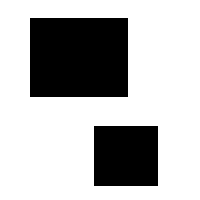
#> input picture box/box.0.bmp, 200 x 200 px
$ python HSPY.py   (Python 2 division)
#> lines starting #> are read from the running program, lines starting #| are printed output that depends on the picture; after the words box and inside, x2 and y2 are one past the last pixel; in counts of white or black regions, pixels touching at a corner belong together
import cv2
import numpy as np
from matplotlib import pyplot as plt
import time

FILTER = 7
count = 0

def HS(im1, im2, alpha, ite,):

	#set up initial velocities
	uInitial = np.zeros([im1.shape[0],im1.shape[1]])
	vInitial = np.zeros([im1.shape[0],im1.shape[1]])

	# Set initial value for the flow vectors
	u = uInitial
	v = vInitial

	# Estimate derivatives
	[fx, fy, ft] = computeDerivatives(im1, im2)

	# Averaging kernel
	kernel=np.matrix([[1/12, 1/6, 1/12],[1/6, 0, 1/6],[1/12, 1/6, 1/12]])

	print fx[100,100],fy[100,100],ft[100,100]

	# Iteration to reduce error
	for i in range(ite):
		# Compute local averages of the flow vectors
		uAvg = cv2.filter2D(u,-1,kernel)
		vAvg = cv2.filter2D(v,-1,kernel)

		uNumer = (fx.dot(uAvg) + fy.dot(vAvg) + ft).dot(ft)
		uDenom = alpha + fx**2 + fy**2
		u = uAvg - np.divide(uNumer,uDenom)

		# print np.linalg.norm(u)

		vNumer = (fx.dot(uAvg) + fy.dot(vAvg) + ft).dot(ft)
		vDenom = alpha + fx**2 + fy**2
		v = vAvg - np.divide(vNumer,vDenom)
	return (u,v)

def computeDerivatives(im1, im2):
	# build kernels for calculating derivatives
	kernelX = np.matrix([[-1,1],[-1,1]])*.25 #kernel for computing dx
	kernelY = np.matrix([[-1,-1],[1,1]])*.25 #kernel for computing dy
	kernelT = np.ones([2,2])*.25

	#apply the filter to every pixel using OpenCV's convolution function
	fx = cv2.filter2D(im1,-1,kernelX) + cv2.filter2D(im2,-1,kernelX)
	fy = cv2.filter2D(im1,-1,kernelY) + cv2.filter2D(im2,-1,kernelY)
	# ft = im2 - im1
	ft = cv2.filter2D(im2,-1,kernelT) + cv2.filter2D(im1,-1,-kernelT)
	return (fx,fy,ft)

def smoothImage(img,kernel):
	G = gaussFilter(kernel)
	smoothedImage=cv2.filter2D(img,-1,G)
	smoothedImage=cv2.filter2D(smoothedImage,-1,G.T)
	return smoothedImage

def gaussFilter(segma):
	kSize = 2*(segma*3)
	x = range(-kSize/2,kSize/2,1+1/kSize)
	x = np.array(x)
	G = (1/(2*np.pi)**.5*segma) * np.exp(-x**2/(2*segma**2))
	return G

def compareGraphs():
	plt.ion() #makes it so plots don't block code execution
	plt.imshow(imgNew,cmap = 'gray')
	# plt.scatter(POI[:,0,1],POI[:,0,0])
	for i in range(len(u)):
		if i%5 ==0:
			for j in range(len(u)):
				if j%5 == 0:
					plt.arrow(j,i,v[i,j]*.00001,u[i,j]*.00001, color = 'red')
				pass
		# print i
	# plt.arrow(POI[:,0,0],POI[:,0,1],0,-5)
	plt.show()

#upload images#
directory = 'box/box.'
# directory = 'office/office.'
# directory = 'rubic/rubic.'
# directory = 'sphere/sphere.'
fileName = directory + str(count) + '.bmp'
imgOld = cv2.imread(fileName,0)
#> imgOld: shape (200, 200); 71% white; 2 black regions, box (x1, y1, x2, y2) and area: (30, 18, 128, 97) 7742, (94, 126, 158, 186) 3840
# imgOld = cv2.GaussianBlur(imgOld,(FILTER,FILTER),1)
imgOld = smoothImage(imgOld,1)
#> in smoothImage, `smoothedImage=cv2.filter2D(img,-1,G)`:
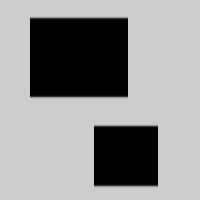
#> smoothedImage: shape (200, 200); min 0, max 205, mean 145.6
#> in smoothImage, `smoothedImage=cv2.filter2D(smoothedImage,-1,G.T)`:
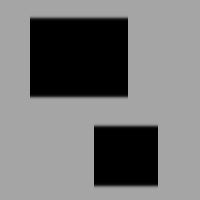
#> smoothedImage: shape (200, 200); min 0, max 165, mean 117.2

count += 1
imgNew = cv2.imread(fileName,0)
# imgNew = cv2.GaussianBlur(imgNew,(FILTER,FILTER),1)
imgNew = smoothImage(imgNew,1)


[u,v] = HS(imgOld, imgNew, 1, 100)
#> in computeDerivatives, `fy = cv2.filter2D(im1,-1,kernelY) + cv2.filter2D(im2,-1,kernelY)`:
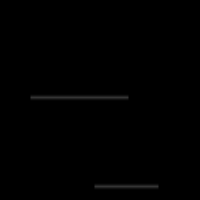
#> fy: shape (200, 200); min 0, max 52, mean 0.6
#| 0 4 162
#> the loop in HS, `for i in range(ite):` made 100 passes
#> pass 1, in HS, `uNumer = (fx.dot(uAvg) + fy.dot(vAvg) + ft).dot(ft)`:
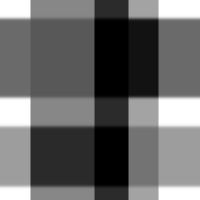
#> uNumer: shape (200, 200) float64; min 870621, max 5445000, mean 2746660.6; drawn with min black and max white
#> pass 1, in HS, `u = uAvg - np.divide(uNumer,uDenom)`:
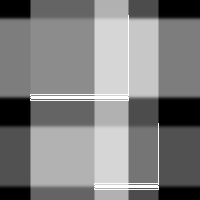
#> u: shape (200, 200) float64; min -5445000, max -7781.1, mean -2693825.7; drawn with min black and max white
compareGraphs()
#> in compareGraphs, `plt.show()`:
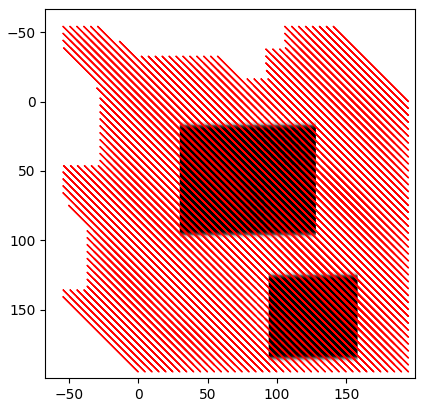
#> figure drawn by matplotlib, 1 panel
